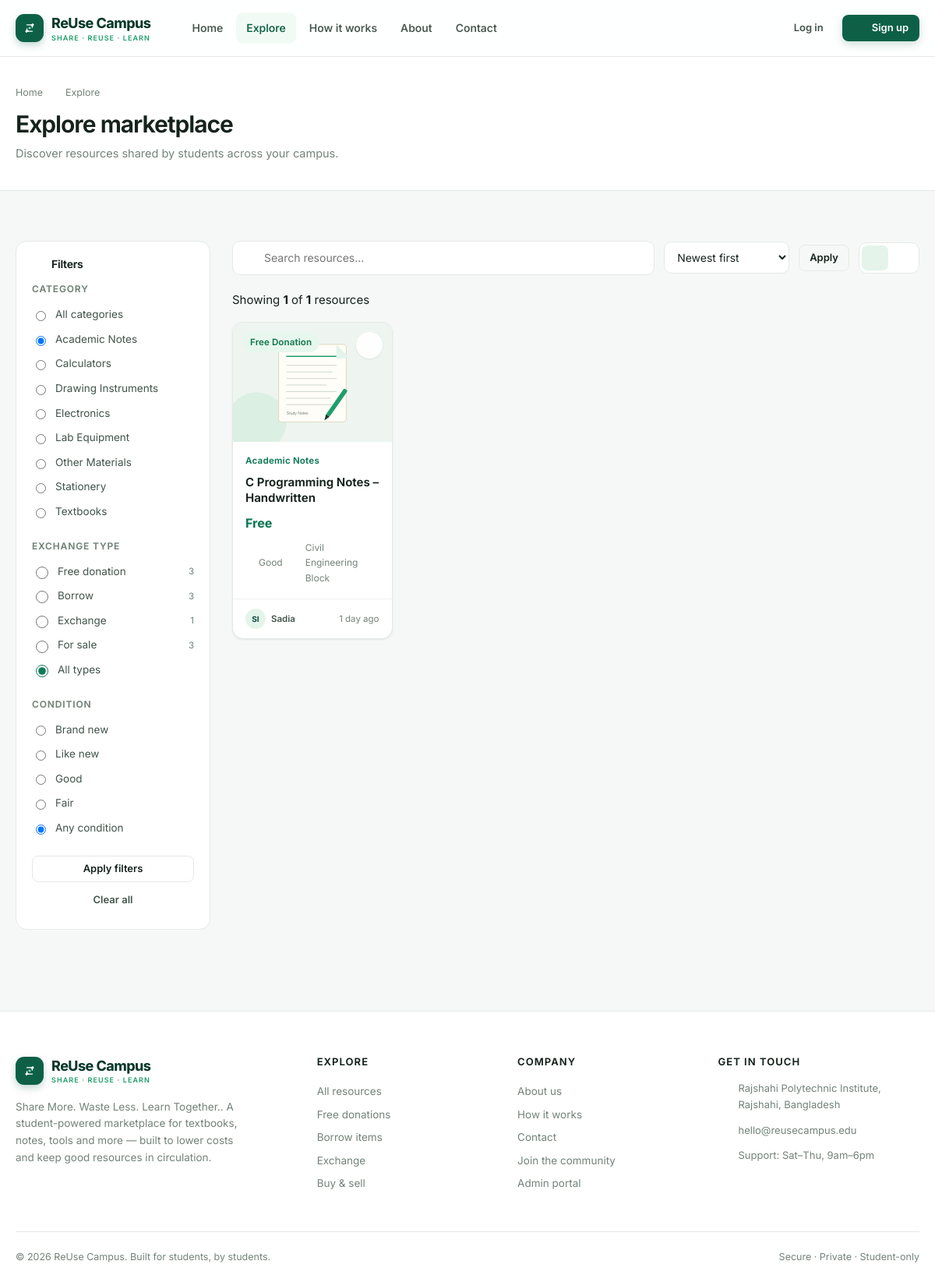
The page /explore.php?category=2 on the database its author committed.
### tables this page shows
CREATE TABLE `categories` (
  `id` INT UNSIGNED AUTO_INCREMENT PRIMARY KEY,
  `name` VARCHAR(100) NOT NULL,
  `slug` VARCHAR(120) NOT NULL,
  `description` VARCHAR(255) DEFAULT NULL,
  `icon` VARCHAR(60) DEFAULT NULL,
  `status` ENUM('active','inactive') NOT NULL DEFAULT 'active',
  `created_at` TIMESTAMP NOT NULL DEFAULT CURRENT_TIMESTAMP,
  UNIQUE KEY `uq_categories_slug` (`slug`)
);

CREATE TABLE `listings` (
  `id` INT UNSIGNED AUTO_INCREMENT PRIMARY KEY,
  `user_id` INT UNSIGNED NOT NULL,
  `category_id` INT UNSIGNED NOT NULL,
  `title` VARCHAR(180) NOT NULL,
  `description` TEXT NOT NULL,
  `item_condition` ENUM('new','like_new','good','fair') NOT NULL DEFAULT 'good',
  `exchange_type` ENUM('donation','borrow','exchange','sale') NOT NULL,
  `price` DECIMAL(10,2) DEFAULT 0.00,
  `availability` ENUM('available','reserved','completed') NOT NULL DEFAULT 'available',
  `pickup_location` VARCHAR(190) DEFAULT NULL,
  `views` INT UNSIGNED NOT NULL DEFAULT 0,
  `status` ENUM('active','pending','removed','sold') NOT NULL DEFAULT 'active',
  `created_at` TIMESTAMP NOT NULL DEFAULT CURRENT_TIMESTAMP,
  `updated_at` TIMESTAMP NOT NULL DEFAULT CURRENT_TIMESTAMP ON UPDATE CURRENT_TIMESTAMP,
  KEY `idx_listings_user` (`user_id`),
  KEY `idx_listings_category` (`category_id`),
  KEY `idx_listings_status` (`status`),
  KEY `idx_listings_type` (`exchange_type`),
  KEY `idx_listings_created` (`created_at`),
  FULLTEXT KEY `ft_listings_search` (`title`,`description`),
  CONSTRAINT `fk_listings_user` FOREIGN KEY (`user_id`) REFERENCES `users`(`id`) ON DELETE CASCADE,
  CONSTRAINT `fk_listings_category` FOREIGN KEY (`category_id`) REFERENCES `categories`(`id`) ON DELETE RESTRICT
);

CREATE TABLE `users` (
  `id` INT UNSIGNED AUTO_INCREMENT PRIMARY KEY,
  `full_name` VARCHAR(120) NOT NULL,
  `student_id` VARCHAR(50) NOT NULL,
  `email` VARCHAR(190) NOT NULL,
  `password` VARCHAR(255) NOT NULL,
  `college` VARCHAR(190) DEFAULT NULL,
  `department` VARCHAR(190) DEFAULT NULL,
  `semester` VARCHAR(30) DEFAULT NULL,
  `phone` VARCHAR(30) DEFAULT NULL,
  `profile_picture` VARCHAR(255) DEFAULT NULL,
  `contact_preferences` VARCHAR(255) DEFAULT 'email',
  `bio` TEXT DEFAULT NULL,
  `email_verified` TINYINT(1) NOT NULL DEFAULT 0,
  `verification_token` VARCHAR(100) DEFAULT NULL,
  `status` ENUM('active','suspended') NOT NULL DEFAULT 'active',
  `created_at` TIMESTAMP NOT NULL DEFAULT CURRENT_TIMESTAMP,
  `updated_at` TIMESTAMP NOT NULL DEFAULT CURRENT_TIMESTAMP ON UPDATE CURRENT_TIMESTAMP,
  UNIQUE KEY `uq_users_email` (`email`),
  UNIQUE KEY `uq_users_student_id` (`student_id`),
  KEY `idx_users_status` (`status`)
);

### explore.php (the view, shortened to what the rows shown need)
<?php
require_once __DIR__ . '/includes/components.php';
$categories = getCategories();
$category  = (int)($_GET['category'] ?? 0);
$view      = ($_GET['view'] ?? 'grid') === 'list' ? 'list' : 'grid';
$page      = max(1, (int)($_GET['page'] ?? 1));
$perPage   = 12;
$where  = ['l.status = "active"'];
$params = [];
if ($category) { $where[] = 'l.category_id = ?'; $params[] = $category; }
$whereSql = implode(' AND ', $where);
$order = 'l.created_at DESC';
$total = (int)dbOne('SELECT COUNT(*) c FROM listings l JOIN categories c ON c.id=l.category_id WHERE ' . $whereSql, $params)['c'];
$p = paginate($total, $perPage, $page);
$listings = fetchListings($whereSql, $params, $order, $perPage, $p['offset']);
require_once __DIR__ . '/includes/header.php';
?>
<div class="page-head">
  <div class="container">
    <h1>Explore marketplace</h1>
  </div>
</div>
<section class="section">
  <div class="container explore-layout">
    <aside class="filter-panel" id="filterPanel">
      <form method="get" action="<?= url('explore.php') ?>" data-auto-submit>
        <div class="filter-group">
          <h4>Category</h4>
          <label><input type="radio" name="category" value="0" <?= !$category ? 'checked' : '' ?>> All categories</label>
          <?php foreach ($categories as $c): ?>
            <label><input type="radio" name="category" value="<?= (int)$c['id'] ?>" <?= $category === (int)$c['id'] ? 'checked' : '' ?>> <?= e($c['name']) ?></label>
          <?php endforeach; ?>
        </div>
      </form>
    </aside>
    <div>
      <?php if ($listings): ?>
        <div id="listingView" class="<?= $view==='grid'?'listing-grid':'listing-list' ?>" data-view-mode="<?= $view ?>">
          <?php foreach ($listings as $l) echo $view==='grid' ? listingCard($l) : listingRow($l); ?>
        </div>
      <?php else: ?>
        <?= emptyState('No resources found', 'Try adjusting your search or filters — new items are added every day.', 'Browse all resources', url('explore.php')) ?>
      <?php endif; ?>
    </div>
  </div>
</section>
<?php require_once __DIR__ . '/includes/footer.php'; ?>

### includes/components.php (shortened to what the rows shown need)
<?php
require_once __DIR__ . '/functions.php';
require_once __DIR__ . '/auth.php';
require_once __DIR__ . '/icons.php';
function fetchListings($where = '1=1', $params = [], $order = 'l.created_at DESC', $limit = null, $offset = null)
{
    $sql = 'SELECT l.*, c.name AS category_name, c.slug AS category_slug,
                   u.full_name AS owner_name, u.profile_picture AS owner_avatar,
                   (SELECT filename FROM listing_images li WHERE li.listing_id = l.id ORDER BY li.is_primary DESC, li.id ASC LIMIT 1) AS image
            FROM listings l
            JOIN categories c ON c.id = l.category_id
            JOIN users u ON u.id = l.user_id
            WHERE ' . $where . ' ORDER BY ' . $order;
    if ($limit !== null) {
        $sql .= ' LIMIT ' . (int)$limit;
        if ($offset !== null) $sql .= ' OFFSET ' . (int)$offset;
    }
    return dbAll($sql, $params);
}
function listingCard($l)
{
    $price = $l['exchange_type'] === 'donation' ? 'Free' : formatMoney($l['price']);
    $free  = $l['exchange_type'] === 'donation';
    $saved = isFavorite(currentUser()['id'] ?? null, $l['id']);
    $href  = url('listing.php?id=' . (int)$l['id']);
    ob_start(); ?>
    <article class="listing-card card-hover">
      <a href="<?= $href ?>" class="listing-media" aria-label="<?= e($l['title']) ?>">
        <img src="<?= e(imageUrl($l['image'])) ?>" alt="<?= e($l['title']) ?>" loading="lazy">
        <span class="badge badge-<?= e($l['exchange_type']) ?> listing-type"><?= e(exchangeLabel($l['exchange_type'])) ?></span>
      </a>
      <button class="fav-btn <?= $saved ? 'active' : '' ?>" data-favorite="<?= (int)$l['id'] ?>" title="Save item" aria-label="Save item">
        <?= icon('heart', 17) ?>
      </button>
      <div class="listing-body">
        <span class="listing-cat"><?= e($l['category_name']) ?></span>
        <a href="<?= $href ?>" class="listing-title"><?= e($l['title']) ?></a>
        <div class="listing-price <?= $free ? 'free' : '' ?>"><?= e($price) ?></div>
        <div class="listing-meta">
          <span><?= icon('tag', 13) ?> <?= e(conditionLabel($l['item_condition'])) ?></span>
          <span><?= icon('map-pin', 13) ?> <?= e($l['pickup_location'] ?: 'Campus') ?></span>
        </div>
      </div>
      <div class="listing-foot">
        <span class="owner"><span class="avatar"><?= e(initials($l['owner_name'])) ?></span> <b><?= e(explode(' ', $l['owner_name'])[0]) ?></b></span>
        <span><?= e(timeAgo($l['created_at'])) ?></span>
      </div>
    </article>
    <?php return ob_get_clean();
}
    ob_start(); ?>

### includes/icons.php (shortened to what the rows shown need)
<?php
function icon($name, $size = 20, $class = '')
{
    return '<svg class="icon ' . e($class) . '" width="' . (int)$size . '" height="' . (int)$size . '" aria-hidden="true"><use href="#i-' . e($name) . '"></use></svg>';
}

### rows shown on the page
categories: category "☑ Academic Notes", name "Academic Notes"
categories: category "☐ Calculators", name "Calculators"
categories: category "☐ Drawing Instruments", name "Drawing Instruments"
categories: category "☐ Electronics", name "Electronics"
categories: category "☐ Lab Equipment", name "Lab Equipment"
categories: category "☐ Other Materials", name "Other Materials"
categories: category "☐ Stationery", name "Stationery"
categories: category "☐ Textbooks", name "Textbooks"
listings: exchange_type "Free Donation", $size 17 (drawn), category.name "Academic Notes", title "C Programming Notes – Handwritten", exchange_type "Free", item_condition "Good", pickup_location "Civil Engineering Block", user.full_name "SI", user.full_name "Sadia", created_at "1 day ago"

### other values the page prints
$label "Free donation"
$typeCounts[$k] "3"
$label "Borrow"
$label "Exchange"
$typeCounts[$k] "1"
$label "For sale"
$label "Brand new"
$label "Like new"
$label "Good"
$label "Fair"
count($listings) "1"
$total "1"
APP_TAGLINE "Share More. Waste Less. Learn Together."
APP_NAME "ReUse Campus"
